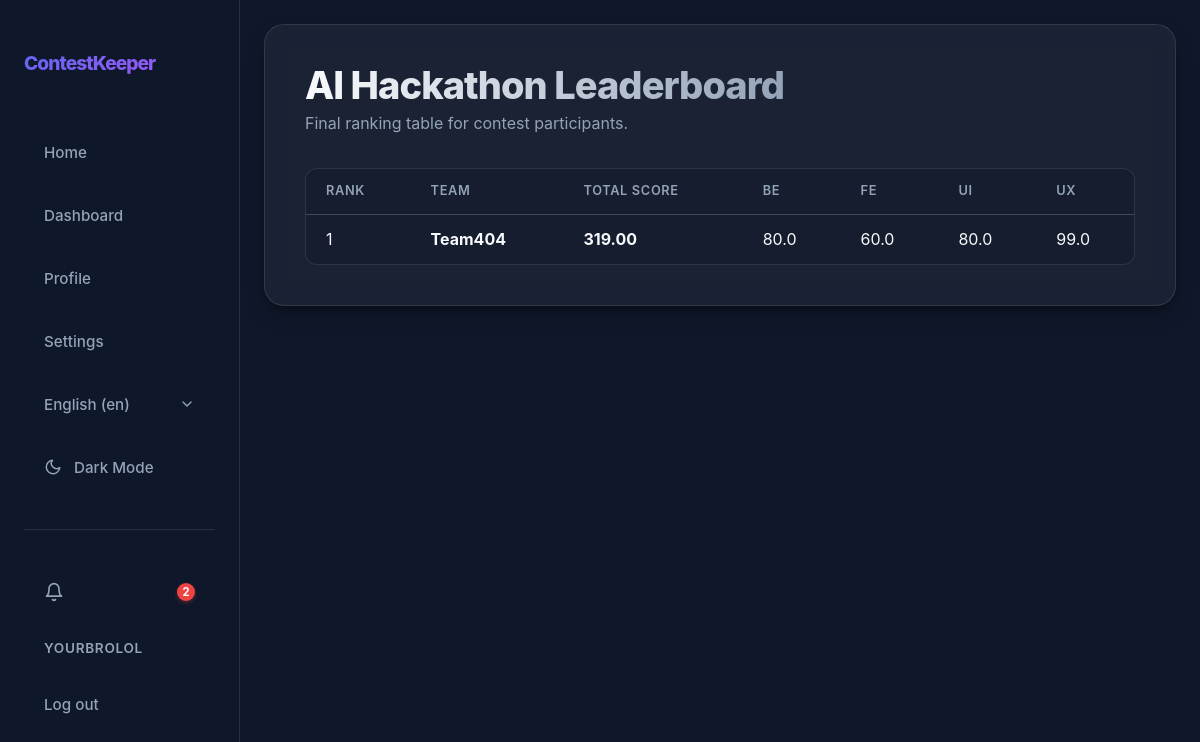
Screenshot of /en/contests/14/leaderboard/ (signed in) with the database file from the repository.
### app/models.py (models this page shows, shortened)
class User(AbstractUser):
    class Role(models.TextChoices):
        ORGANIZER = "ORGANIZER", _("Organizer")
        JURY = "JURY", _("Jury")
        PARTICIPANT = "PARTICIPANT", _("Participant")
    username = models.CharField(max_length=20, unique=True)
    bio = models.CharField(max_length=200, blank=True)
    role = models.CharField(choices=Role.choices, default=Role.PARTICIPANT)
    def is_jury(self):
        return self.role == self.Role.JURY
    def is_participant(self):
        return self.role == self.Role.PARTICIPANT

class Contest(models.Model):
    class Status(models.TextChoices):
        DRAFT = "DRAFT", _("Draft")
        REGISTRATION = "REGISTRATION", _("Registration")
        RUNNING = "RUNNING", _("Running")
        FINISHED = "FINISHED", _("Finished")
    name = models.CharField(max_length=100)
    description = models.TextField(max_length=500)
    registration_start = models.DateTimeField(null=True, blank=True)
    registration_end = models.DateTimeField(null=True, blank=True)
    start_date = models.DateTimeField()
    end_date = models.DateTimeField()
    max_teams = models.PositiveIntegerField(null=True, blank=True)
    format = models.CharField(max_length=50, blank=True, help_text="e.g. Online, Onsite, Hybrid")
    organizer = models.ForeignKey(User, on_delete=models.CASCADE, related_name="organized_contests", null=True, blank=True)
    status = models.CharField(choices=Status.choices, default=Status.DRAFT)
    is_draft = models.BooleanField(default=True)
    jurys = models.ManyToManyField(User, related_name="judged_contests", blank=True)
    participants = models.ManyToManyField(User, related_name="participated_contests", blank=True)
    teams = models.ManyToManyField(Team, related_name="teams_in_contests", blank=True)

class ScoringCriterion(models.Model):
    class AggregationType(models.TextChoices):
        SUM = "SUM", _("Sum")
        AVERAGE = "AVERAGE", _("Average")
    contest = models.ForeignKey(Contest, on_delete=models.CASCADE, related_name="scoring_criteria")
    name = models.CharField(max_length=100)
    max_score = models.PositiveIntegerField(
        default=100,
        validators=[MinValueValidator(1)],
    )
    weight = models.DecimalField(
        max_digits=6,
        decimal_places=2,
        default=Decimal("1.00"),
        validators=[MinValueValidator(Decimal("0.01"))],
    )
    aggregation_type = models.CharField(
        max_length=10,
        choices=AggregationType.choices,
        default=AggregationType.AVERAGE,
    )
    order = models.PositiveIntegerField(default=0)
    class Meta:
        ordering = ["order", "id"]
        unique_together = ("contest", "name")

class LeaderboardEntry(models.Model):
    contest = models.ForeignKey(Contest, on_delete=models.CASCADE, related_name="leaderboard_entries")
    team = models.ForeignKey(Team, on_delete=models.CASCADE, related_name="leaderboard_entries")
    rank = models.PositiveIntegerField()
    total_score = models.DecimalField(max_digits=10, decimal_places=2, default=Decimal("0.00"))
    is_tied = models.BooleanField(default=False)
    category_scores = models.JSONField(default=dict, blank=True)
    jury_breakdown = models.JSONField(default=dict, blank=True)
    missing_scores = models.JSONField(default=list, blank=True)
    computation_complete = models.BooleanField(default=False)
    updated_at = models.DateTimeField(auto_now=True)
    class Meta:
        ordering = ["rank", "-total_score", "team__name"]
        unique_together = ("contest", "team")

class Team(models.Model):
    class Status(models.TextChoices):
        DRAFT = "DRAFT", _("Draft")
        ACTIVE = "ACTIVE", _("Active")
    name = models.CharField(max_length=100)
    description = models.TextField(max_length=200, blank=True)
    status = models.CharField(choices=Status.choices, default=Status.DRAFT)
    participants = models.ManyToManyField(User, related_name="participated_teams")
    captain = models.ForeignKey(User, on_delete=models.CASCADE, related_name="captained_teams", null=True, blank=True)
    blacklisted_members = models.ManyToManyField(User, related_name="blacklisted_from_teams", blank=True)
    organization = models.CharField(max_length=100, blank=True)
    telegram_link = models.URLField(blank=True)
    discord_link = models.URLField(blank=True)
    website_link = models.URLField(blank=True)

### app/views/views_leaderboard.py (the view, shortened to what this page needs)
# urls.py: path("<int:pk>/leaderboard/",                views.ContestLeaderboardView.as_view(), name="contest_leaderboard"),
class ContestLeaderboardView(LeaderboardAccessMixin, TemplateView):
    template_name = "app/leaderboards/leaderboard.html"
    def get_context_data(self, **kwargs):
        phase, _ = ContestEvaluationPhase.objects.get_or_create(
            contest=self.contest,
            defaults={
                "status": ContestEvaluationPhase.Status.NOT_STARTED,
                "trigger_type": ContestEvaluationPhase.TriggerType.AUTO,
            },
        )
        raw_entries = LeaderboardEntry.objects.filter(contest=self.contest).select_related("team").order_by("rank", "team__name")
        criteria = ScoringCriterion.objects.filter(contest=self.contest).order_by("order")
        entries = [
            {
                "entry": entry,
                "category_values": [entry.category_scores.get(criterion.name, "") for criterion in criteria],
            }
            for entry in raw_entries
        ]
        paginator = Paginator(entries, 50)
        page_number = self.request.GET.get('page', 1)
        page_obj = paginator.get_page(page_number)
        can_view_missing = self.request.user.is_staff or self.request.user == self.contest.organizer
        show_jury_breakdown = (
            self.request.user.is_staff
            or self.request.user == self.contest.organizer
            or self.request.user.is_jury()
            or (self.request.user.is_participant() and phase.show_jury_breakdown_to_participants)
        )
        return super().get_context_data(
            contest=self.contest,
            phase=phase,
            leaderboard_available=True,
            entries=page_obj,
            criteria=criteria,
            show_jury_breakdown=show_jury_breakdown,
            can_view_missing=can_view_missing,
            overall_missing=LeaderboardComputer.get_missing_scores(self.contest),
        )

### app/templates/app/leaderboards/leaderboard.html (shortened to what this page needs)
{% extends 'app/core/base.html' %}
{% load static %}
{% block extra_css %}
<link rel="stylesheet" href="{% static 'css/leaderboards/leaderboard.css' %}">
<link rel="stylesheet" href="{% static 'css/core/nav.css' %}">
{% endblock %}
{% block content %}
        <div class="glass-panel leaderboard-card">
            <div class="leaderboard-header">
                <div>
                    <h1 id="h1">{{ contest.name }} Leaderboard</h1>
                    <p class="leaderboard-subtitle">Final ranking table for contest participants.</p>
                </div>
            </div>
            {% if not leaderboard_available %}
                <div class="empty-leaderboard">
                    <h2>Leaderboard is not yet available.</h2>
                    <p class="leaderboard-subtitle">{{ not_available_message }}</p>
                </div>
            {% else %}
                <div class="table-container">
                    <table class="leaderboard-table">
                        <thead>
                            <tr>
                                <th>Rank</th>
                                <th>Team</th>
                                <th>Total Score</th>
                                {% for criterion in criteria %}
                                    <th>{{ criterion.name }}</th>
                                {% endfor %}
                            </tr>
                        </thead>
                        <tbody>
                            {% for item in entries %}
                            <tr{% if item.entry.is_tied %} class="highlight"{% endif %}>
                                <td>{{ item.entry.rank }}{% if item.entry.is_tied %} (tied){% endif %}</td>
                                <td><strong><a href="{% url 'team_leaderboard_detail' contest.pk item.entry.team.pk %}" style="text-decoration: none; color: inherit;">{{ item.entry.team.name }}</a></strong></td>
                                <td><strong>{{ item.entry.total_score }}</strong></td>
                                {% for score in item.category_values %}
                                    <td>{{ score }}</td>
                                {% endfor %}
                            </tr>
                            {% endfor %}
                        </tbody>
                    </table>
                </div>
            {% endif %}
        </div>
{% endblock %}

### app/templates/app/core/nav.html (shortened to what this page needs)
{% load static i18n %}
<nav id="nav">
    <div class="nav-container">
        <a href="{% url 'home' %}" class="nav-logo">ContestKeeper</a>
        <div class="nav-links">
            <button data-url="{% url 'home' %}" class="nav-link" id="homeBtn">{% trans "Home" %}</button>
            <button data-url="{% url 'dashboard' %}" class="nav-link" id="dashboardBtn">{% trans "Dashboard" %}</button>
            <button data-url="{% url 'profile' %}" class="nav-link" id="profileBtn">{% trans "Profile" %}</button>
            <button data-url="{% url 'settings' %}" class="nav-link" id="settingsBtn">{% trans "Settings" %}</button>
            <div class="nav-lang-switcher">
                <form action="{% url 'set_language' %}" method="post" class="form-001">
                    <select name="language" onchange="this.form.submit()" class="nav-lang-select" aria-label="{% trans 'Select language' %}">
                        {% get_current_language as LANGUAGE_CODE %}
                        {% get_available_languages as LANGUAGES %}
                        {% get_language_info_list for LANGUAGES as languages %}
                        {% for language in languages %}
                            <option value="{{ language.code }}"{% if language.code == LANGUAGE_CODE %} selected{% endif %}>
                                {{ language.name_local }} ({{ language.code }})
                            </option>
                        {% endfor %}
                    </select>
                </form>
            </div>
            <button id="themeToggle" class="nav-link" aria-label="{% trans 'Toggle theme' %}">
                <svg id="themeIcon" width="18" height="18" viewBox="0 0 24 24" fill="none" stroke="currentColor" stroke-width="2" stroke-linecap="round" stroke-linejoin="round" class="svg-001">
                    <path d="M21 12.79A9 9 0 1 1 11.21 3 7 7 0 0 0 21 12.79z"></path>
                </svg>
                <span id="themeText">{% if request.COOKIES.theme == 'light' %}{% trans "Light Mode" %}{% else %}{% trans "Dark Mode" %}{% endif %}</span>
            </button>
            <hr class="nav-auth-divider">
            {% if user.is_authenticated %}
            <button data-url="{% url 'notification_list' %}" class="nav-link notification-btn" id="notificationsBtn" aria-label="{% trans 'Notifications' %}">
                <svg width="20" height="20" viewBox="0 0 24 24" fill="none" stroke="currentColor" stroke-width="2" stroke-linecap="round" stroke-linejoin="round">
                    <path d="M18 8A6 6 0 0 0 6 8c0 7-3 9-3 9h18s-3-2-3-9"></path>
                    <path d="M13.73 21a2 2 0 0 1-3.46 0"></path>
                </svg>
                {% if unread_notification_count %}
                <span class="notification-badge">{{ unread_notification_count }}</span>
                {% endif %}
            </button>
            <span class="nav-user">{{ user.username }}</span>
            <form method="post" action="{% url 'logout' %}" class="nav-logout-form">
                <button type="submit" class="nav-link">{% trans "Log out" %}</button>
            </form>
            {% else %}
            <a href="{% url 'register' %}" class="nav-link">{% trans "Register" %}</a>
            <a href="{% url 'login' %}" class="nav-link">{% trans "Log in" %}</a>
            {% endif %}
        </div>
    </div>
</nav>

### rows the page displays
User: username "YOURBROLOL"
Contest: name "AI Hackathon"
ScoringCriterion: name "BE"
ScoringCriterion: name "FE"
ScoringCriterion: name "UI"
ScoringCriterion: name "UX"
LeaderboardEntry: entry.rank "1", entry.team.name "Team404", entry.total_score "319.00", category_values "80.0" "60.0" "80.0" "99.0"

### other values shown
{{ unread_notification_count }} "2"
form field language "English (en)"
